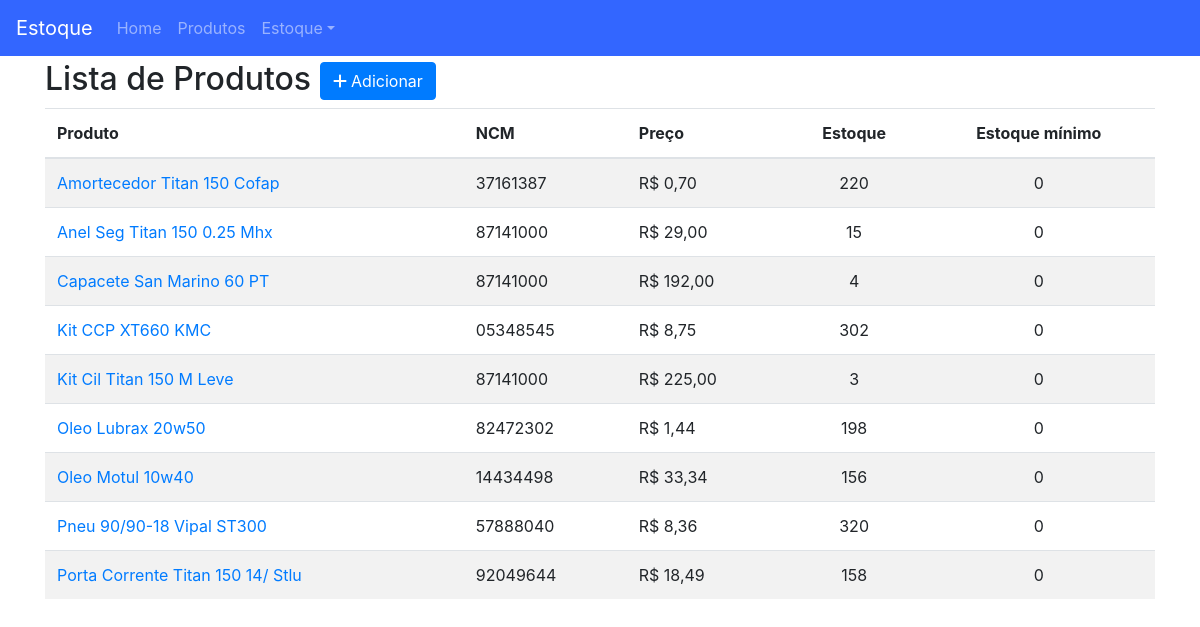
/produto/, run on an earlier commit of the app's database.
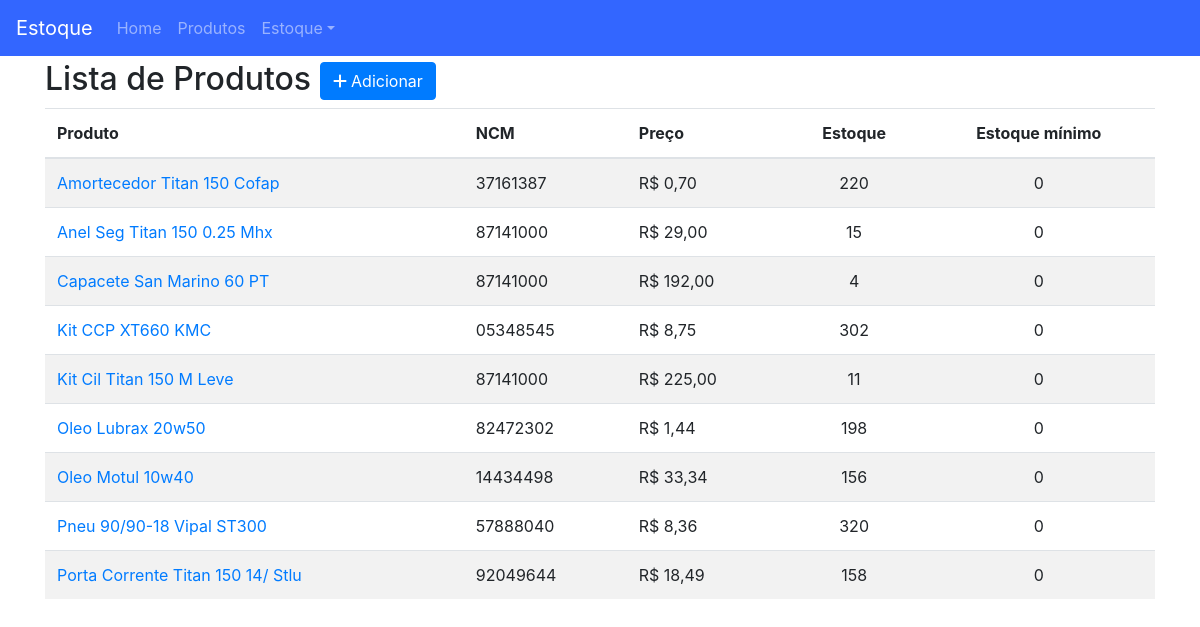
And on a later commit of the database.
### produto/models.py (models this page shows, shortened)
class Produto(models.Model):
    produto = models.CharField('Produto', max_length=100, unique=True)
    ncm = models.CharField('NCM', max_length=8)
    preco = models.DecimalField('Preço', max_digits=8, decimal_places=2)
    estoque = models.IntegerField('Estoque atual')
    estoque_minimo = models.PositiveIntegerField('Estoque mínimo', default=0)
    class Meta:
        ordering = ('produto',)
    def get_absolute_url(self):
        return reverse_lazy('produto:product_detail', kwargs={'pk': self.pk})

### produto/views.py (the view)
# urls.py: path('', v.ProductList.as_view(), name='product_list'),
class ProductList(TemplateView):
    template_name = 'product_list.html'
    def get_context_data(self, **kwargs):
        context = super().get_context_data(**kwargs)
        context['object_list'] = Produto.objects.all()
        return context

### produto/templates/product_list.html
{% extends 'base.html' %}
{% block content %}
<div class="page-header">
    <h2>Lista de Produtos
        <span class="pull-right">
            <a href="{% url 'produto:product_add' %}">
                <button type="button" class="btn btn-primary">
                    <span class="fa fa-plus"></span> Adicionar
                </button>
            </a>
        </span>
    </h2>
    {% if object_list %}
    <table class="table table-striped">
        <thead>
            <tr>
                <th>Produto</th>
                <th>NCM</th>
                <th>Preço</th>
                <th class="text-center">Estoque</th>
                <th class="text-center">Estoque mínimo</th>
            </tr>
        </thead>
        <tbody>
            {% for object in object_list %}
                <tr>
                    <td>
                        <a href="{{ object.get_absolute_url }}">{{ object.produto }}</a>
                    </td>
                    <td>{{ object.ncm }}</td>
                    <td>R$ <span class="pull-right">{{ object.preco }}</span></td>
                    <td class="text-center">{{ object.estoque }}</td>
                    <td class="text-center">{{ object.estoque_minimo }}</td>
                </tr>
            {% endfor %}
        </tbody>
    </table>
    {% else %}
        <p class="alert alert-warning">Lista vazia.</p>
    {% endif %}
</div>
{% endblock content %}

What changed in the data, as far as the page shows it:
changed Produto "Kit Cil Titan 150 M Leve": estoque "3" → "11"
